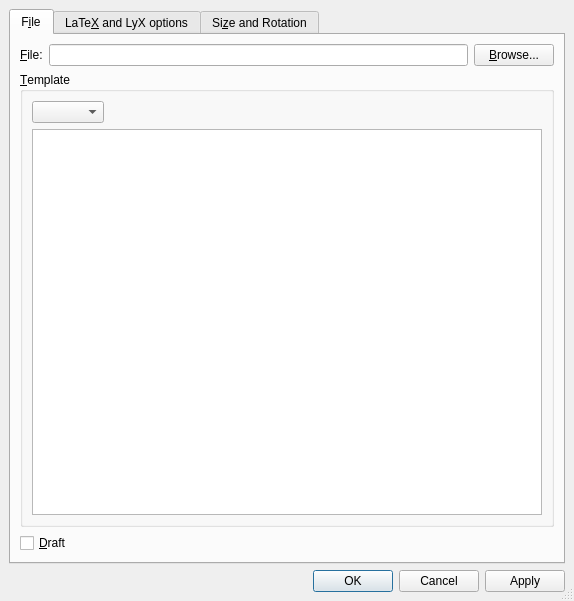
<?xml version="1.0" encoding="UTF-8"?>
<ui version="4.0">
 <class>ExternalUi</class>
 <widget class="QDialog" name="ExternalUi">
  <property name="geometry">
   <rect>
    <x>0</x>
    <y>0</y>
    <width>574</width>
    <height>601</height>
   </rect>
  </property>
  <property name="windowTitle">
   <string/>
  </property>
  <property name="sizeGripEnabled">
   <bool>true</bool>
  </property>
  <layout class="QGridLayout">
   <property name="leftMargin">
    <number>9</number>
   </property>
   <property name="topMargin">
    <number>9</number>
   </property>
   <property name="rightMargin">
    <number>9</number>
   </property>
   <property name="bottomMargin">
    <number>9</number>
   </property>
   <property name="spacing">
    <number>6</number>
   </property>
   <item row="0" column="0">
    <widget class="QTabWidget" name="tab">
     <property name="toolTip">
      <string/>
     </property>
     <property name="currentIndex">
      <number>0</number>
     </property>
     <widget class="QWidget" name="filetab">
      <attribute name="title">
       <string>F&amp;ile</string>
      </attribute>
      <layout class="QGridLayout">
       <property name="leftMargin">
        <number>9</number>
       </property>
       <property name="topMargin">
        <number>9</number>
       </property>
       <property name="rightMargin">
        <number>9</number>
       </property>
       <property name="bottomMargin">
        <number>9</number>
       </property>
       <property name="spacing">
        <number>6</number>
       </property>
       <item row="0" column="1">
        <widget class="QLineEdit" name="fileED">
         <property name="toolTip">
          <string>Filename</string>
         </property>
        </widget>
       </item>
       <item row="0" column="0">
        <widget class="QLabel" name="fileLA">
         <property name="toolTip">
          <string>Filename</string>
         </property>
         <property name="text">
          <string>&amp;File:</string>
         </property>
         <property name="buddy">
          <cstring>fileED</cstring>
         </property>
        </widget>
       </item>
       <item row="0" column="2">
        <widget class="QPushButton" name="browsePB">
         <property name="toolTip">
          <string>Select a file</string>
         </property>
         <property name="text">
          <string>&amp;Browse...</string>
         </property>
        </widget>
       </item>
       <item row="2" column="0" colspan="3">
        <widget class="QCheckBox" name="draftCB">
         <property name="text">
          <string>&amp;Draft</string>
         </property>
        </widget>
       </item>
       <item row="1" column="0" colspan="3">
        <widget class="QGroupBox" name="GroupBox3">
         <property name="title">
          <string>&amp;Template</string>
         </property>
         <property name="flat">
          <bool>true</bool>
         </property>
         <layout class="QGridLayout">
          <property name="leftMargin">
           <number>9</number>
          </property>
          <property name="topMargin">
           <number>9</number>
          </property>
          <property name="rightMargin">
           <number>9</number>
          </property>
          <property name="bottomMargin">
           <number>9</number>
          </property>
          <property name="spacing">
           <number>6</number>
          </property>
          <item row="1" column="0" colspan="2">
           <widget class="QTextBrowser" name="externalTB"/>
          </item>
          <item row="0" column="1">
           <spacer>
            <property name="orientation">
             <enum>Qt::Horizontal</enum>
            </property>
            <property name="sizeType">
             <enum>QSizePolicy::Preferred</enum>
            </property>
            <property name="sizeHint" stdset="0">
             <size>
              <width>20</width>
              <height>20</height>
             </size>
            </property>
           </spacer>
          </item>
          <item row="0" column="0">
           <widget class="QComboBox" name="externalCO">
            <property name="sizePolicy">
             <sizepolicy hsizetype="Fixed" vsizetype="Fixed">
              <horstretch>0</horstretch>
              <verstretch>0</verstretch>
             </sizepolicy>
            </property>
            <property name="toolTip">
             <string>Available templates</string>
            </property>
           </widget>
          </item>
         </layout>
        </widget>
       </item>
      </layout>
     </widget>
     <widget class="QWidget" name="lyxviewtab">
      <attribute name="title">
       <string>LaTe&amp;X and LyX options</string>
      </attribute>
      <layout class="QVBoxLayout">
       <property name="spacing">
        <number>6</number>
       </property>
       <property name="leftMargin">
        <number>9</number>
       </property>
       <property name="topMargin">
        <number>9</number>
       </property>
       <property name="rightMargin">
        <number>9</number>
       </property>
       <property name="bottomMargin">
        <number>9</number>
       </property>
       <item>
        <widget class="QGroupBox" name="optionsGB">
         <property name="title">
          <string>LaTeX Options</string>
         </property>
         <property name="flat">
          <bool>true</bool>
         </property>
         <layout class="QGridLayout">
          <property name="leftMargin">
           <number>9</number>
          </property>
          <property name="topMargin">
           <number>9</number>
          </property>
          <property name="rightMargin">
           <number>9</number>
          </property>
          <property name="bottomMargin">
           <number>9</number>
          </property>
          <property name="spacing">
           <number>6</number>
          </property>
          <item row="1" column="1">
           <widget class="QLineEdit" name="extraED"/>
          </item>
          <item row="0" column="1">
           <widget class="QLabel" name="optionLA">
            <property name="text">
             <string>O&amp;ption:</string>
            </property>
            <property name="buddy">
             <cstring>extraED</cstring>
            </property>
           </widget>
          </item>
          <item row="1" column="0">
           <widget class="QComboBox" name="extraFormatCO"/>
          </item>
          <item row="0" column="0">
           <widget class="QLabel" name="formatLA">
            <property name="text">
             <string>For&amp;mat:</string>
            </property>
            <property name="textFormat">
             <enum>Qt::AutoText</enum>
            </property>
            <property name="buddy">
             <cstring>extraFormatCO</cstring>
            </property>
           </widget>
          </item>
         </layout>
        </widget>
       </item>
       <item>
        <widget class="QGroupBox" name="displayGB">
         <property name="toolTip">
          <string>Enable LyX to preview this material; only if graphics previewing is not disabled at application level (see Preference dialog).</string>
         </property>
         <property name="title">
          <string>&amp;Show in LyX</string>
         </property>
         <property name="flat">
          <bool>true</bool>
         </property>
         <property name="checkable">
          <bool>true</bool>
         </property>
         <layout class="QGridLayout">
          <property name="leftMargin">
           <number>9</number>
          </property>
          <property name="topMargin">
           <number>9</number>
          </property>
          <property name="rightMargin">
           <number>9</number>
          </property>
          <property name="bottomMargin">
           <number>9</number>
          </property>
          <property name="spacing">
           <number>6</number>
          </property>
          <item row="0" column="0">
           <widget class="QLabel" name="scaleLA">
            <property name="toolTip">
             <string>Percentage to scale by in LyX</string>
            </property>
            <property name="text">
             <string>Sca&amp;le on Screen (%):</string>
            </property>
            <property name="buddy">
             <cstring>displayscaleED</cstring>
            </property>
           </widget>
          </item>
          <item row="0" column="1">
           <widget class="QLineEdit" name="displayscaleED">
            <property name="enabled">
             <bool>true</bool>
            </property>
            <property name="sizePolicy">
             <sizepolicy hsizetype="Fixed" vsizetype="Fixed">
              <horstretch>0</horstretch>
              <verstretch>0</verstretch>
             </sizepolicy>
            </property>
            <property name="toolTip">
             <string>Percentage to scale by in LyX</string>
            </property>
           </widget>
          </item>
          <item row="0" column="2">
           <spacer>
            <property name="orientation">
             <enum>Qt::Horizontal</enum>
            </property>
            <property name="sizeHint" stdset="0">
             <size>
              <width>40</width>
              <height>20</height>
             </size>
            </property>
           </spacer>
          </item>
         </layout>
        </widget>
       </item>
       <item>
        <spacer>
         <property name="orientation">
          <enum>Qt::Vertical</enum>
         </property>
         <property name="sizeHint" stdset="0">
          <size>
           <width>81</width>
           <height>196</height>
          </size>
         </property>
        </spacer>
       </item>
      </layout>
     </widget>
     <widget class="QWidget" name="sizetab">
      <attribute name="title">
       <string>Si&amp;ze and Rotation</string>
      </attribute>
      <layout class="QGridLayout">
       <property name="leftMargin">
        <number>9</number>
       </property>
       <property name="topMargin">
        <number>9</number>
       </property>
       <property name="rightMargin">
        <number>9</number>
       </property>
       <property name="bottomMargin">
        <number>9</number>
       </property>
       <property name="spacing">
        <number>6</number>
       </property>
       <item row="1" column="0">
        <widget class="QGroupBox" name="rotationGB">
         <property name="title">
          <string>Rotate</string>
         </property>
         <property name="flat">
          <bool>true</bool>
         </property>
         <layout class="QGridLayout">
          <property name="leftMargin">
           <number>9</number>
          </property>
          <property name="topMargin">
           <number>9</number>
          </property>
          <property name="rightMargin">
           <number>9</number>
          </property>
          <property name="bottomMargin">
           <number>9</number>
          </property>
          <property name="spacing">
           <number>6</number>
          </property>
          <item row="0" column="1">
           <spacer>
            <property name="orientation">
             <enum>Qt::Horizontal</enum>
            </property>
            <property name="sizeType">
             <enum>QSizePolicy::Expanding</enum>
            </property>
            <property name="sizeHint" stdset="0">
             <size>
              <width>20</width>
              <height>20</height>
             </size>
            </property>
           </spacer>
          </item>
          <item row="0" column="0">
           <layout class="QGridLayout">
            <property name="leftMargin">
             <number>0</number>
            </property>
            <property name="topMargin">
             <number>0</number>
            </property>
            <property name="rightMargin">
             <number>0</number>
            </property>
            <property name="bottomMargin">
             <number>0</number>
            </property>
            <property name="spacing">
             <number>6</number>
            </property>
            <item row="0" column="1">
             <widget class="QLineEdit" name="angleED">
              <property name="sizePolicy">
               <sizepolicy hsizetype="Fixed" vsizetype="Fixed">
                <horstretch>0</horstretch>
                <verstretch>0</verstretch>
               </sizepolicy>
              </property>
              <property name="toolTip">
               <string>Angle to rotate image by</string>
              </property>
              <property name="text">
               <string/>
              </property>
             </widget>
            </item>
            <item row="1" column="0">
             <widget class="QLabel" name="originLA">
              <property name="toolTip">
               <string>The origin of the rotation</string>
              </property>
              <property name="text">
               <string>Ori&amp;gin:</string>
              </property>
              <property name="buddy">
               <cstring>originCO</cstring>
              </property>
             </widget>
            </item>
            <item row="1" column="1">
             <widget class="QComboBox" name="originCO">
              <property name="toolTip">
               <string>The origin of the rotation</string>
              </property>
             </widget>
            </item>
            <item row="0" column="0">
             <widget class="QLabel" name="angleLA">
              <property name="toolTip">
               <string>Angle to rotate image by</string>
              </property>
              <property name="text">
               <string>A&amp;ngle:</string>
              </property>
              <property name="buddy">
               <cstring>angleED</cstring>
              </property>
             </widget>
            </item>
           </layout>
          </item>
         </layout>
        </widget>
       </item>
       <item row="0" column="0">
        <widget class="QGroupBox" name="scaleGB">
         <property name="title">
          <string>Scale</string>
         </property>
         <property name="flat">
          <bool>true</bool>
         </property>
         <layout class="QGridLayout">
          <property name="leftMargin">
           <number>9</number>
          </property>
          <property name="topMargin">
           <number>9</number>
          </property>
          <property name="rightMargin">
           <number>9</number>
          </property>
          <property name="bottomMargin">
           <number>9</number>
          </property>
          <property name="spacing">
           <number>6</number>
          </property>
          <item row="1" column="2">
           <widget class="lyx::frontend::LengthCombo" name="heightUnitCO"/>
          </item>
          <item row="0" column="2">
           <widget class="lyx::frontend::LengthCombo" name="widthUnitCO"/>
          </item>
          <item row="1" column="1">
           <widget class="QLineEdit" name="heightED">
            <property name="enabled">
             <bool>true</bool>
            </property>
            <property name="toolTip">
             <string>Height of image in output</string>
            </property>
           </widget>
          </item>
          <item row="0" column="1">
           <widget class="QLineEdit" name="widthED">
            <property name="enabled">
             <bool>true</bool>
            </property>
            <property name="toolTip">
             <string>Width of image in output</string>
            </property>
           </widget>
          </item>
          <item row="0" column="0">
           <widget class="QLabel" name="widthLA">
            <property name="enabled">
             <bool>true</bool>
            </property>
            <property name="text">
             <string>&amp;Width:</string>
            </property>
            <property name="buddy">
             <cstring>widthED</cstring>
            </property>
           </widget>
          </item>
          <item row="2" column="1" colspan="2">
           <widget class="QCheckBox" name="aspectratioCB">
            <property name="enabled">
             <bool>true</bool>
            </property>
            <property name="toolTip">
             <string>Maintain aspect ratio with largest dimension</string>
            </property>
            <property name="text">
             <string>&amp;Maintain aspect ratio</string>
            </property>
           </widget>
          </item>
          <item row="1" column="0">
           <widget class="QLabel" name="heightLA">
            <property name="enabled">
             <bool>true</bool>
            </property>
            <property name="text">
             <string>&amp;Height:</string>
            </property>
            <property name="buddy">
             <cstring>heightED</cstring>
            </property>
           </widget>
          </item>
         </layout>
        </widget>
       </item>
       <item row="2" column="0">
        <widget class="QGroupBox" name="cropGB">
         <property name="title">
          <string>Crop</string>
         </property>
         <property name="flat">
          <bool>true</bool>
         </property>
         <layout class="QGridLayout">
          <property name="leftMargin">
           <number>9</number>
          </property>
          <property name="topMargin">
           <number>9</number>
          </property>
          <property name="rightMargin">
           <number>9</number>
          </property>
          <property name="bottomMargin">
           <number>9</number>
          </property>
          <property name="spacing">
           <number>6</number>
          </property>
          <item row="0" column="0" colspan="2">
           <widget class="QCheckBox" name="clipCB">
            <property name="toolTip">
             <string>Clip to bounding box values</string>
            </property>
            <property name="text">
             <string>Clip to &amp;bounding box</string>
            </property>
           </widget>
          </item>
          <item row="3" column="0">
           <widget class="QLabel" name="lbLA">
            <property name="text">
             <string>Left botto&amp;m:</string>
            </property>
            <property name="buddy">
             <cstring>xlED</cstring>
            </property>
           </widget>
          </item>
          <item row="2" column="3">
           <widget class="QLineEdit" name="ytED"/>
          </item>
          <item row="1" column="1">
           <widget class="QLabel" name="xLA">
            <property name="text">
             <string>x</string>
            </property>
           </widget>
          </item>
          <item row="2" column="0">
           <widget class="QLabel" name="rtLA">
            <property name="text">
             <string>Right &amp;top:</string>
            </property>
            <property name="buddy">
             <cstring>xrED</cstring>
            </property>
           </widget>
          </item>
          <item row="0" column="3">
           <widget class="QPushButton" name="getbbPB">
            <property name="toolTip">
             <string>Get bounding box from the (EPS) file</string>
            </property>
            <property name="text">
             <string>&amp;Get from File</string>
            </property>
           </widget>
          </item>
          <item row="3" column="1">
           <widget class="QLineEdit" name="xlED">
            <property name="toolTip">
             <string/>
            </property>
           </widget>
          </item>
          <item row="0" column="2">
           <spacer>
            <property name="orientation">
             <enum>Qt::Horizontal</enum>
            </property>
            <property name="sizeHint" stdset="0">
             <size>
              <width>43</width>
              <height>18</height>
             </size>
            </property>
           </spacer>
          </item>
          <item row="3" column="3">
           <widget class="QLineEdit" name="ybED"/>
          </item>
          <item row="1" column="3">
           <widget class="QLabel" name="yLA">
            <property name="text">
             <string>y</string>
            </property>
           </widget>
          </item>
          <item row="2" column="1">
           <widget class="QLineEdit" name="xrED"/>
          </item>
          <item row="2" column="2">
           <widget class="lyx::frontend::LengthCombo" name="xrUnitCO"/>
          </item>
          <item row="2" column="4">
           <widget class="lyx::frontend::LengthCombo" name="ytUnitCO"/>
          </item>
          <item row="3" column="2">
           <widget class="lyx::frontend::LengthCombo" name="xlUnitCO"/>
          </item>
          <item row="3" column="4">
           <widget class="lyx::frontend::LengthCombo" name="ybUnitCO"/>
          </item>
         </layout>
        </widget>
       </item>
      </layout>
     </widget>
    </widget>
   </item>
   <item row="1" column="0">
    <layout class="QHBoxLayout">
     <property name="spacing">
      <number>6</number>
     </property>
     <property name="leftMargin">
      <number>0</number>
     </property>
     <property name="topMargin">
      <number>0</number>
     </property>
     <property name="rightMargin">
      <number>0</number>
     </property>
     <property name="bottomMargin">
      <number>0</number>
     </property>
     <item>
      <widget class="QDialogButtonBox" name="buttonBox">
       <property name="standardButtons">
        <set>QDialogButtonBox::Apply|QDialogButtonBox::Cancel|QDialogButtonBox::Ok</set>
       </property>
      </widget>
     </item>
    </layout>
   </item>
  </layout>
 </widget>
 <customwidgets>
  <customwidget>
   <class>lyx::frontend::LengthCombo</class>
   <extends>QComboBox</extends>
   <header>LengthCombo.h</header>
  </customwidget>
 </customwidgets>
 <tabstops>
  <tabstop>tab</tabstop>
  <tabstop>fileED</tabstop>
  <tabstop>browsePB</tabstop>
  <tabstop>externalCO</tabstop>
  <tabstop>externalTB</tabstop>
  <tabstop>draftCB</tabstop>
  <tabstop>angleED</tabstop>
  <tabstop>originCO</tabstop>
 </tabstops>
 <includes>
  <include location="local">qt_i18n.h</include>
 </includes>
 <resources/>
 <connections/>
</ui>
